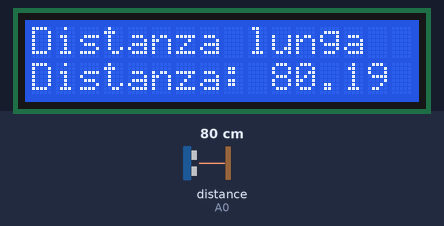
This sketch was run on a simulated Arduino Uno, built with avr-gcc and run on an emulated ATmega328P. Parts: 16×2 character LCD. Wiring (inferred from the names in the program): ultrasonic range finder: trigger pin 3; echo A0. Inputs (shaded band) come from the test bench; at power-on: distance to the obstacle (sensor on A0) 80 cm. The echo pulse lasts 58.3 µs per cm.

Above: at 1.2 s.
1.3 s: distance to the obstacle (sensor on A0) set to 23 cm
At 1.9 s:
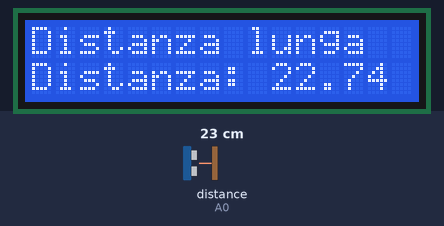
2.9 s: distance to the obstacle (sensor on A0) set to 18 cm
At 4.1 s:
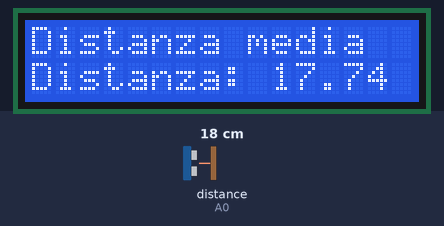
4.4 s: distance to the obstacle (sensor on A0) set to 12 cm
At 4.75 s:
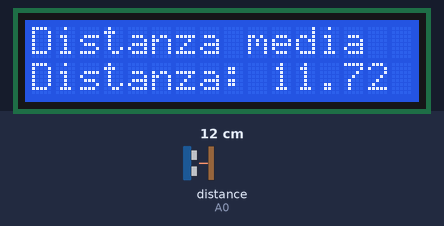
5.9 s: distance to the obstacle (sensor on A0) set to 9 cm
At 6.12 s:
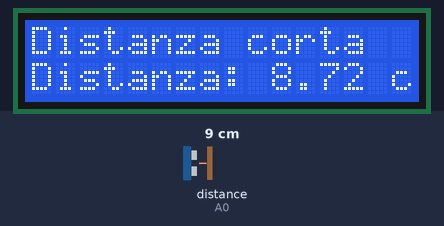
7.7 s: distance to the obstacle (sensor on A0) set to 23 cm
At 9.1 s:
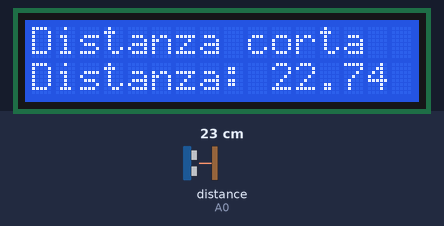
Timing chart, 0 to 10.2 s (numbered marks = the images above; inputs shaded):
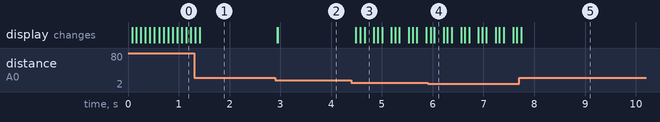

The sketch:

ultrasound-sensor_lcd.ino
```cpp
// il progetto funziona bene se la temperatura dello spazio dove si opera è di ca. 20°C
#include <LiquidCrystal.h>

const int rs=8, en=9, db4=10, db5=11, db6=12, db7=13; //pin per lo schermo lcd
const int trig=3, echo=A0; //pin per il sensore

//dichiaro lo schermo lcd con tutti i suoi pin
LiquidCrystal lcd(rs, en, db4, db5, db6, db7);

void setup() {
  Serial.begin(9600);

  lcd.begin(16, 2);
  lcd.setCursor(0, 0);
  lcd.print("Benvenuto/a");

  pinMode(trig, OUTPUT);
  pinMode(echo, INPUT);
  digitalWrite(trig, LOW);
}

void loop() {
  //leggi la distanza
  digitalWrite(trig, HIGH);
  delayMicroseconds(10);
  digitalWrite(trig, LOW);

  //adesso, si aspetta che nel pin "echo" ci sia un valore HIGH
  //quando c'è, si conta il tempo e si smette di contare quando
  //c'è di nuovo LOW
  long time = pulseIn(echo, HIGH);

  //velocità del suono a 20°C: 343,8 m/s = 0,03438 cm/us (microsecondo)
  //quindi si assume che nell'ambiente ci siano 20°C
  float distance = (0.03438*time)/2;

  //scrivi sullo schermo lcd
  lcd.setCursor(0, 1);
  lcd.print("Distanza: " + String(distance) + " cm");

  delay(10);

  lcd.setCursor(0, 0);
  if(distance <= 10) {
    lcd.print("Distanza corta");
  } else if(distance > 10 && distance <= 20) {
    lcd.print("Distanza media");
  } else if(distance >= 30){
    lcd.print("Distanza lunga");
  }

  delay(70);
}
```

Measured:
- the behaviour switches between 21 and 20 cm on distance to the obstacle (sensor on A0) (found by bisection; images 1 and 2)
- the behaviour switches between 11 and 10 cm on distance to the obstacle (sensor on A0) (found by bisection; images 3 and 4)
- after the input at 1.3 s, the display: first changes at once (image 1 shows a later state)
- after the input at 2.9 s, the display: first changes at once (image 2 shows a later state)
- after the input at 4.4 s, the display: changes after 0.09 s (image 3)
- after the input at 5.9 s, the display: first changes after 0.06 s (image 4 shows a later state)
- after the input at 7.7 s, the display: changes at once (image 5)
